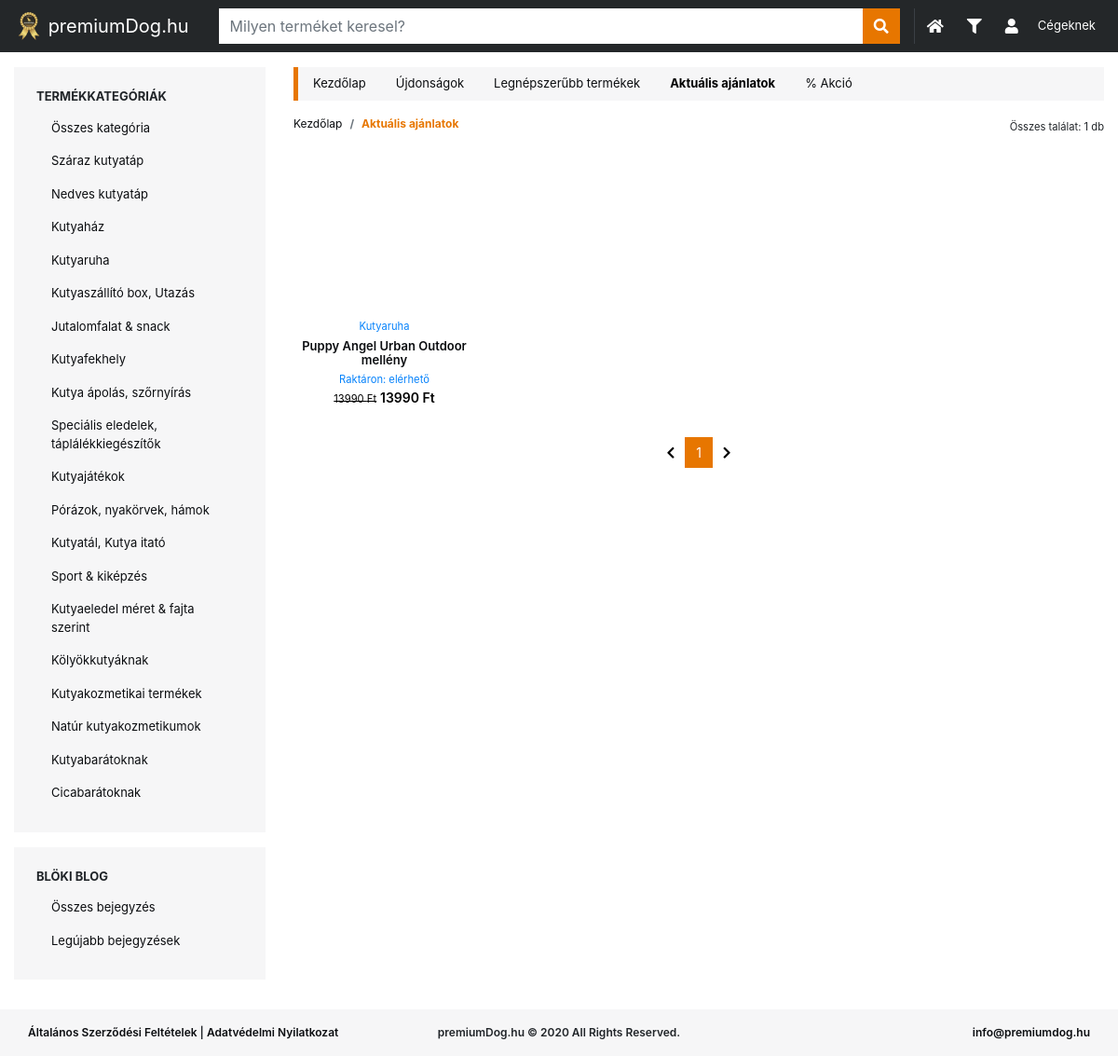
The app's page /product/offer with its own data.
### shop/models.py (models this page shows, shortened)
class Category(models.Model):
    name = models.CharField(max_length=200, db_index=True)
    slug = models.SlugField(max_length=200, db_index=True,unique=True)
    category_order = models.IntegerField(null=True, blank=True, unique=True)
    category_image = models.ImageField(default='', blank=True, null=True)
    category_banner_link = models.CharField(max_length=254, blank=True, default='', null=True)
    category_banner_img = models.ImageField(null=True, blank=True, default='')
    def __str__(self):
        return self.name
    def get_absolute_url(self):
        return reverse('shop:product_list_by_category', args=[self.slug])

class Product(models.Model):
    product_id = models.PositiveIntegerField()
    product_name = models.CharField(max_length=254)
    slug = models.SlugField(null=True, blank=True)
    product_link = models.CharField(max_length=254, blank=True, null=True)
    product_image_link = models.CharField(max_length=254, blank=True, null=True)
    product_price = models.IntegerField(blank=True, null=True)
    product_sale_price = models.IntegerField(blank=True, null=True)
    product_sku = models.CharField(max_length=254, blank=True, null=True)
    product_available = models.CharField(max_length=254, blank=True, null=True)
    product_quantity = models.IntegerField(blank=True, null=True)
    product_category = models.ForeignKey(Category, related_name='products', on_delete=models.CASCADE, null=True)
    product_description = models.TextField(null=True, blank=True)
    product_short_description = models.TextField(null=True, blank=True)
    product_visitor = models.IntegerField(default=1, null=True, blank=True)
    user = models.ForeignKey(settings.AUTH_USER_MODEL, related_name='products', on_delete=models.CASCADE)
    active = models.BooleanField(default=True)
    is_offer = models.BooleanField(default=False)
    created_at = models.DateTimeField(auto_now_add=True)
    updated_at = models.DateTimeField(auto_now=True)

### shop/views.py (the view)
# urls.py: path('product/offer', views.product_offer, name='product_offer'),
def product_offer(request):
    products = Product.objects.filter(is_offer = True, active = True).order_by('-product_visitor')
    paginator = Paginator(products, 32)
    page_number = request.GET.get('page')
    page_obj = paginator.get_page(page_number)
    category_list = Category.objects.all().order_by('category_order')
    return render(request, 'product/product_offer.html',{'products':products, 'category_list':category_list, 'page_obj':page_obj})

### shop/templates/product/product_offer.html (shortened to what this page needs)
{% extends "../base.html" %}
{% load static %}
{% block content %}
<aside class="col-lg-3 blog-sidebar order-1 order-lg-0">
  <div class="sidebar p-4 bg-light mb-3">
    <h6 class="sidebar-title">Termékkategóriák</h6>
    <nav class="nav flex-column">
      <a class="nav-link" href="{% url 'shop:category_list' %}">Összes kategória</a>
      {% for category in category_list%}
      <a class="nav-link" href="{{ category.get_absolute_url }}">{{category.name}}</a>
      {% endfor%}
    </nav>
  </div>
  <div class="sidebar p-4 mb-3 bg-light my-3">
    <h6 class="sidebar-title">Blöki Blog</h6>
    <nav class="nav flex-column">
        <a class="nav-link" href="{% url 'article:article_list' %}">Összes bejegyzés</a>
      <a class="nav-link" href="{% url 'article:article_list_latest' %}">Legújabb bejegyzések</a>
    </nav>
  </div>
</aside>
<div class="col-lg-9 blog-main order-0 order-lg-1">
  <div class="sidebar p-0 bg-light mb-3 border-left-orange">
    <nav class="nav main-nav">
      <a class="nav-link" href="/">Kezdőlap</a>
      <a class="nav-link" href="{% url 'shop:product_latest' %}">Újdonságok</a>
      <a class="nav-link" href="{% url 'shop:product_most_viewed' %}">Legnépszerűbb termékek</a>
      <a class="nav-link active" href="{% url 'shop:product_offer' %}">Aktuális ajánlatok</a>
      <a class="nav-link" href="{% url 'shop:product_discount' %}">% Akció</a>
    </nav>
  </div>
  <div class="home-header">
    <div class="row">
      <div class="col-6">
        <nav aria-label="breadcrumb">
          <ol class="breadcrumb">
            <li class="breadcrumb-item"><a href="/">Kezdőlap</a></li>
            <li class="breadcrumb-item active" aria-current="page">Aktuális ajánlatok</li>
          </ol>
        </nav>
      </div>
      <div class="col-6 text-right mb-1"><small>Összes találat: {{products | length}} db</small></div>
    </div>
  </div>
  <div class="row">
    {%for product in page_obj%}
    <div class="col-6 col-lg-3 mb-3">
        <a href="{% url 'shop:product_details' product.product_id product.slug %}">
      <div class="card">
        <div
          style="background: url('{{product.product_image_link}}');height:180px;background-position: center center;background-repeat: no-repeat;background-size: 80%;">
        </div>
        <div class="card-body">
            {% if product.product_category %}
          <small class="card-category">{{product.product_category}}</small>
          {% endif %}
          <h5 class="card-title mb-0"><a
              href="{% url 'shop:product_details' product.product_id product.slug %}">{{product.product_name|truncatechars:40}}</a>
          </h5>
          <ul class="list-unstyled">
            {% if product.product_available == 'in stock'%}
            <li><small class="card-stock">Raktáron: elérhető</small></li>
            {%else%}
            <li><small class="card-stock">Raktáron: {{product.product_available}}</small></li>
            {%endif%}
            {% if product.product_sale_price%}
            <li>
              <span class="card-sale-price"><small>{{product.product_price}} Ft</small></span>
              <span class="card-price">{{product.product_sale_price}} Ft</span></li>
            {%else%}
            <li><span class="card-price">{{product.product_price}} Ft</span></li>
            {%endif%}
          </ul>
        </div>
      </div>
      </a>
    </div>
    {%endfor%}
  </div>
   <nav aria-label="pagination">
      <ul class="pagination justify-content-center">
    {% if page_obj.has_previous %}
        <li class="page-item"><a href="?page={{ page_obj.previous_page_number }}" class="page-link"><i class="fa fa-chevron-left" aria-hidden="true"></i></a></li>
    {% else %}
        <li class="page-item disabled"><a class="page-link"><i class="fa fa-chevron-left" aria-hidden="true"></i></a></li>
    {% endif %}
    {% for i in page_obj.paginator.page_range %}
        {% if page_obj.number == i %}
            <li class="page-item active"><a class="page-link">{{ i }}</a></li>
        {% elif i > page_obj.number|add:'-5' and i < page_obj.number|add:'5' %}
            <li class="page-item"><a href="?page={{ i }}" class="page-link">{{ i }}</a></li>
        {% endif %}
    {% endfor %}
    {% if page_obj.has_next %}
        <li class="page-item"><a href="?page={{ page_obj.next_page_number }}" class="page-link"><i class="fa fa-chevron-right" aria-hidden="true"></i></a></li>
    {% else %}
        <li class="page-item disabled"><a class="page-link"><i class="fa fa-chevron-right" aria-hidden="true"></i></a></li>
    {% endif %}
    </ul>
    </nav>
</div>
{% endblock %}

### assets/style.css (style rules this page uses)
body { font-size: 14px; padding-top: 56px !important; }
a { color:#0b0d10; }
.bg-light { background: rgba(239, 240, 241, 0.568) !important; }
.sidebar { font-size: 12px; }
.sidebar-title { font-size: 13px; text-transform: uppercase; font-weight: 700; }
.nav-link { font-size:13px; }
.sidebar .nav-link.active { font-weight: 700; color: #000; }
.page-item:first-child .page-link { border-radius: 0 !important; }
.page-item:last-child .page-link { border-radius: 0 !important; }
.page-link { border:none !important; border-radius: none !important; color:#000 !important; }
.page-item.active .page-link { color:#fff !important; }
.page-item.active .page-link { background-color:#e77600 !important; }
.breadcrumb { display: -ms-flexbox; display: flex; -ms-flex-wrap: wrap; flex-wrap: wrap; padding: 0; font-size: 12px; margin-bottom: 1rem; list-style: none; background-color: transparent; border-radius: 0px; }
.card { text-align: center; border-radius: 0; border: none; }
.card-body { padding: 0px; }
.card-title { font-size:13px; font-weight: 600; color: #000; margin-top:5px; }
.card-price { font-size: 14px; font-weight: 600; color:#000 !important; }
.card-sale-price { text-decoration: line-through; color:#000 !important; }
.card-stock { color: #0682fb !important; }
.card-category { color: #0682fb !important; }
.breadcrumb-item.active { color:#e77600; font-weight: 700; }
.border-left-orange { border-left:5px solid #e77600; }

### records on screen
Category: name "Száraz kutyatáp"
Category: name "Nedves kutyatáp"
Category: name "Kutyaház"
Category: name "Kutyaruha"
Category: name "Kutyaszállító box, Utazás"
Category: name "Jutalomfalat & snack"
Category: name "Kutyafekhely"
Category: name "Kutya ápolás, szőrnyírás"
Category: name "Speciális eledelek, táplálékkiegészítők"
Category: name "Kutyajátékok"
Category: name "Pórázok, nyakörvek, hámok"
Category: name "Kutyatál, Kutya itató"
Category: name "Sport & kiképzés"
Category: name "Kutyaeledel méret & fajta szerint"
Category: name "Kölyökkutyáknak"
Category: name "Kutyakozmetikai termékek"
Category: name "Natúr kutyakozmetikumok"
Category: name "Kutyabarátoknak"
Category: name "Cicabarátoknak"
Product: product_category "Kutyaruha", product_name "Puppy Angel Urban Outdoor mellény", product_available "Raktáron: elérhető", product_price "13990", product_sale_price "13990"

### other values on screen
{{ products | length }} "1"
{{ i }} "1"
